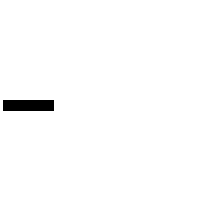
Frame 1 (no input)
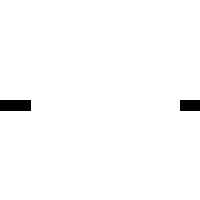
Frame 60 (the mouse pressed at the canvas centre just before this capture)
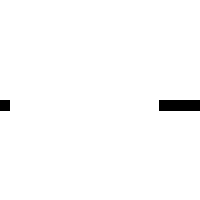
Frame 120 (the mouse held since frame 60 and released just before this capture)

The Processing sketch that drew these frames (run headless with seeded random() and noise(); from frame 60 on, the mouse is pressed at the canvas centre):

// Processing sketch: sketch_190118c
// ── sketch_190118c.pde

Car mycar;

void setup() {
  size(200,200);
  mycar = new Car();
}

void draw() {
  background(255);
  mycar.move();
  mycar.display();
}

class Car {

  color c ;
  float speed ;
  int blockwidth ;
  float x ;
  float y ;
  
  Car() {
    c = color(0);
    speed = 3;
    blockwidth = 50;
    x = 0;
    y = 100;
  }
  
  void move() {
    x = x + speed;
    if (x > width) {
      x = 0;
    }
  }
  
  void display() {
    fill(c);
    rect(x,y,blockwidth,10);
    if( x > width-blockwidth) rect(0,y,x+blockwidth-width,10);
  }
}
